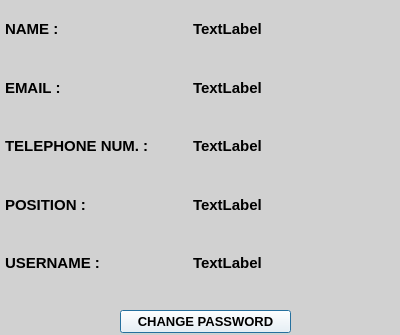
<?xml version="1.0" encoding="UTF-8"?>
<ui version="4.0">
 <class>Dialog</class>
 <widget class="QDialog" name="Dialog">
  <property name="enabled">
   <bool>true</bool>
  </property>
  <property name="geometry">
   <rect>
    <x>0</x>
    <y>0</y>
    <width>400</width>
    <height>335</height>
   </rect>
  </property>
  <property name="minimumSize">
   <size>
    <width>400</width>
    <height>335</height>
   </size>
  </property>
  <property name="maximumSize">
   <size>
    <width>400</width>
    <height>335</height>
   </size>
  </property>
  <property name="font">
   <font>
    <pointsize>11</pointsize>
    <weight>75</weight>
    <bold>true</bold>
   </font>
  </property>
  <property name="windowTitle">
   <string>Profile</string>
  </property>
  <property name="styleSheet">
   <string notr="true">background-color: rgb(209, 209, 209);</string>
  </property>
  <widget class="QWidget" name="verticalLayoutWidget">
   <property name="geometry">
    <rect>
     <x>140</x>
     <y>0</y>
     <width>251</width>
     <height>301</height>
    </rect>
   </property>
   <layout class="QVBoxLayout" name="verticalLayout">
    <property name="spacing">
     <number>0</number>
    </property>
    <property name="leftMargin">
     <number>53</number>
    </property>
    <property name="bottomMargin">
     <number>9</number>
    </property>
    <item>
     <widget class="QLabel" name="Name">
      <property name="font">
       <font>
        <pointsize>11</pointsize>
        <weight>75</weight>
        <bold>true</bold>
       </font>
      </property>
      <property name="text">
       <string>TextLabel</string>
      </property>
     </widget>
    </item>
    <item>
     <widget class="QLabel" name="e_mail">
      <property name="font">
       <font>
        <pointsize>11</pointsize>
        <weight>75</weight>
        <bold>true</bold>
       </font>
      </property>
      <property name="text">
       <string>TextLabel</string>
      </property>
     </widget>
    </item>
    <item>
     <widget class="QLabel" name="telephone">
      <property name="font">
       <font>
        <pointsize>11</pointsize>
        <weight>75</weight>
        <bold>true</bold>
       </font>
      </property>
      <property name="text">
       <string>TextLabel</string>
      </property>
     </widget>
    </item>
    <item>
     <widget class="QLabel" name="position">
      <property name="font">
       <font>
        <pointsize>11</pointsize>
        <weight>75</weight>
        <bold>true</bold>
       </font>
      </property>
      <property name="text">
       <string>TextLabel</string>
      </property>
     </widget>
    </item>
    <item>
     <widget class="QLabel" name="username_label">
      <property name="font">
       <font>
        <pointsize>11</pointsize>
        <weight>75</weight>
        <bold>true</bold>
       </font>
      </property>
      <property name="text">
       <string>TextLabel</string>
      </property>
     </widget>
    </item>
   </layout>
  </widget>
  <widget class="QWidget" name="verticalLayoutWidget_2">
   <property name="geometry">
    <rect>
     <x>0</x>
     <y>0</y>
     <width>150</width>
     <height>301</height>
    </rect>
   </property>
   <layout class="QVBoxLayout" name="verticalLayout_2">
    <property name="spacing">
     <number>0</number>
    </property>
    <property name="leftMargin">
     <number>5</number>
    </property>
    <property name="bottomMargin">
     <number>9</number>
    </property>
    <item>
     <widget class="QLabel" name="Name_2">
      <property name="font">
       <font>
        <pointsize>11</pointsize>
        <weight>75</weight>
        <bold>true</bold>
       </font>
      </property>
      <property name="text">
       <string>NAME :</string>
      </property>
     </widget>
    </item>
    <item>
     <widget class="QLabel" name="e_mail_2">
      <property name="font">
       <font>
        <pointsize>11</pointsize>
        <weight>75</weight>
        <bold>true</bold>
       </font>
      </property>
      <property name="text">
       <string>EMAIL :</string>
      </property>
     </widget>
    </item>
    <item>
     <widget class="QLabel" name="telephone_2">
      <property name="font">
       <font>
        <pointsize>11</pointsize>
        <weight>75</weight>
        <bold>true</bold>
       </font>
      </property>
      <property name="text">
       <string>TELEPHONE NUM. :</string>
      </property>
     </widget>
    </item>
    <item>
     <widget class="QLabel" name="position_2">
      <property name="font">
       <font>
        <pointsize>11</pointsize>
        <weight>75</weight>
        <bold>true</bold>
       </font>
      </property>
      <property name="text">
       <string>POSITION :</string>
      </property>
     </widget>
    </item>
    <item>
     <widget class="QLabel" name="username_label_2">
      <property name="font">
       <font>
        <pointsize>11</pointsize>
        <weight>75</weight>
        <bold>true</bold>
       </font>
      </property>
      <property name="text">
       <string>USERNAME :</string>
      </property>
     </widget>
    </item>
   </layout>
  </widget>
  <widget class="QPushButton" name="changePassword">
   <property name="geometry">
    <rect>
     <x>120</x>
     <y>310</y>
     <width>171</width>
     <height>23</height>
    </rect>
   </property>
   <property name="font">
    <font>
     <pointsize>10</pointsize>
     <weight>75</weight>
     <bold>true</bold>
    </font>
   </property>
   <property name="styleSheet">
    <string notr="true">background-color: rgb(255, 255, 255);</string>
   </property>
   <property name="text">
    <string>CHANGE PASSWORD</string>
   </property>
  </widget>
 </widget>
 <resources/>
 <connections/>
</ui>
